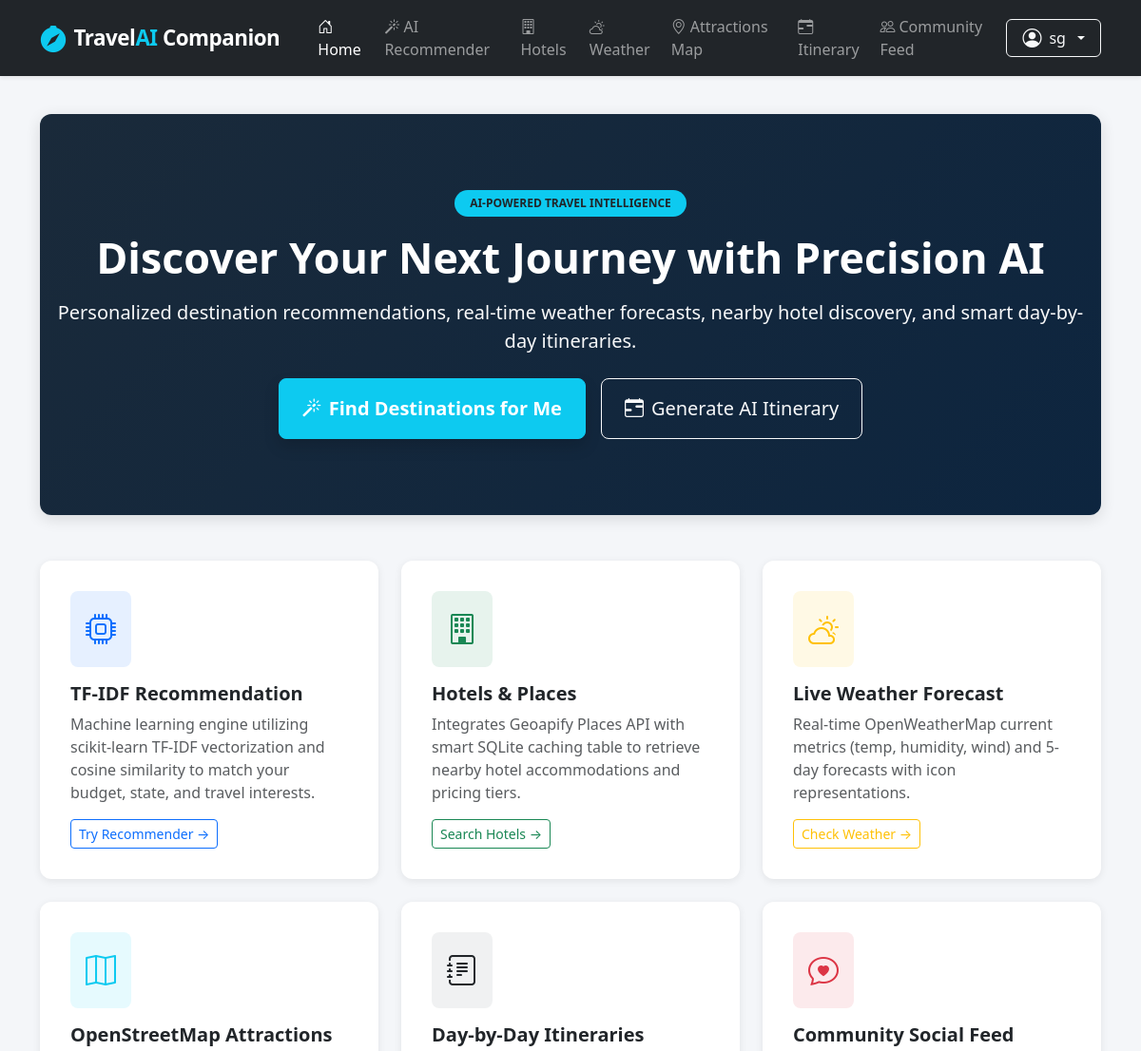
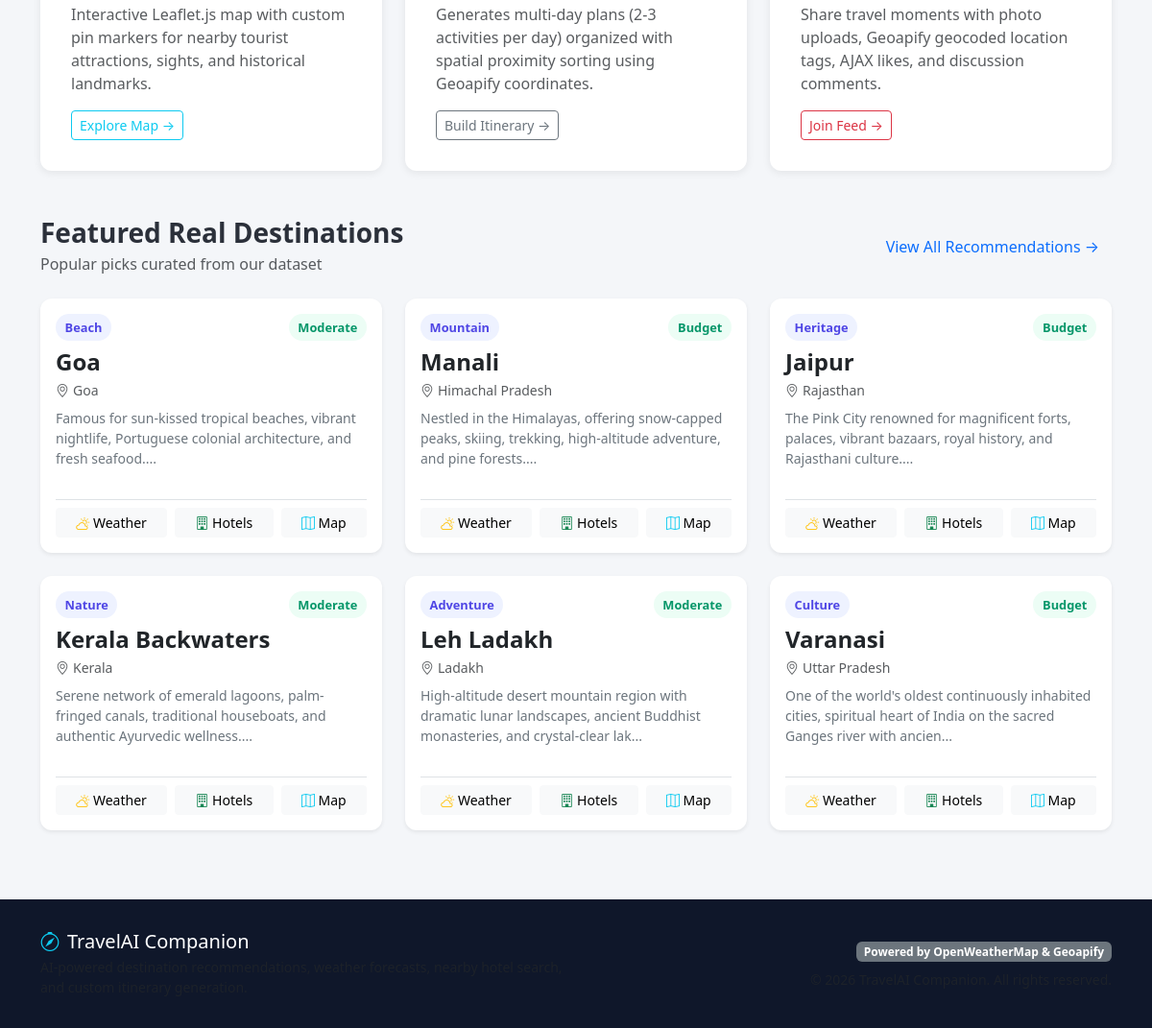
/ (signed in), run on the app's committed database (2 pictures, top to bottom).
### models.py (models this page shows, shortened)
class User(UserMixin, db.Model):
    __tablename__ = 'users'
    id = db.Column(db.Integer, primary_key=True)
    name = db.Column(db.String(100), nullable=False)
    email = db.Column(db.String(120), unique=True, nullable=False, index=True)
    password_hash = db.Column(db.String(256), nullable=False)
    profile_photo = db.Column(db.String(255), default='default_avatar.png')
    joined_date = db.Column(db.DateTime, default=datetime.utcnow)
    posts = db.relationship('Post', backref='author', lazy=True, cascade='all, delete-orphan')
    likes = db.relationship('Like', backref='user', lazy=True, cascade='all, delete-orphan')
    comments = db.relationship('Comment', backref='user', lazy=True, cascade='all, delete-orphan')

class Destination(db.Model):
    __tablename__ = 'destinations'
    id = db.Column(db.Integer, primary_key=True)
    name = db.Column(db.String(120), nullable=False, index=True)
    state = db.Column(db.String(100), nullable=False)
    category = db.Column(db.String(50), nullable=False)
    budget_level = db.Column(db.String(50), nullable=False)  # Budget, Moderate, Luxury
    description = db.Column(db.Text, nullable=False)
    tags = db.Column(db.String(255), nullable=True)
    cached_hotels = db.relationship('HotelsCache', backref='destination', lazy=True, cascade='all, delete-orphan')

### app.py (the view)
@app.route('/')
def index():
    featured_destinations = Destination.query.limit(6).all()
    recent_posts = Post.query.order_by(Post.created_at.desc()).limit(3).all()
    return render_template('index.html', destinations=featured_destinations, posts=recent_posts)

### app.py (called while the page is built)
@login_manager.user_loader
def load_user(user_id):
    return db.session.get(User, int(user_id))

### templates/index.html (shortened to what this page needs)
{% extends "base.html" %}
{% block content %}
<div class="container">
    <div class="hero-section text-center position-relative overflow-hidden mb-5">
        <div class="position-relative z-1 py-3">
            <span class="badge bg-info text-dark px-3 py-2 rounded-pill fw-bold text-uppercase mb-3">AI-Powered Travel Intelligence</span>
            <h1 class="hero-title mb-3">Discover Your Next Journey with Precision AI</h1>
            <p class="lead text-light max-w-700 mx-auto mb-4 opacity-90">
                Personalized destination recommendations, real-time weather forecasts, nearby hotel discovery, and smart day-by-day itineraries.
            </p>
            <div class="d-flex justify-content-center gap-3 flex-wrap">
                <a href="{{ url_for('recommendations') }}" class="btn btn-info btn-lg px-4 py-3 text-white fw-bold shadow">
                    <i class="bi bi-magic me-2"></i>Find Destinations for Me
                </a>
                <a href="{{ url_for('itinerary') }}" class="btn btn-outline-light btn-lg px-4 py-3">
                    <i class="bi bi-calendar-range me-2"></i>Generate AI Itinerary
                </a>
            </div>
        </div>
    </div>
    <div class="row g-4 mb-5">
        <div class="col-md-4">
            <div class="card card-hover h-100 p-3">
                <div class="card-body">
                    <div class="d-inline-flex align-items-center justify-content-center bg-primary bg-opacity-10 text-primary p-3 rounded-3 mb-3">
                        <i class="bi bi-cpu fs-2"></i>
                    </div>
                    <h5 class="card-title fw-bold">TF-IDF Recommendation</h5>
                    <p class="card-text text-muted">Machine learning engine utilizing scikit-learn TF-IDF vectorization and cosine similarity to match your budget, state, and travel interests.</p>
                    <a href="{{ url_for('recommendations') }}" class="btn btn-sm btn-outline-primary">Try Recommender &rarr;</a>
                </div>
            </div>
        </div>
        <div class="col-md-4">
            <div class="card card-hover h-100 p-3">
                <div class="card-body">
                    <div class="d-inline-flex align-items-center justify-content-center bg-success bg-opacity-10 text-success p-3 rounded-3 mb-3">
                        <i class="bi bi-building fs-2"></i>
                    </div>
                    <h5 class="card-title fw-bold">Hotels & Places</h5>
                    <p class="card-text text-muted">Integrates Geoapify Places API with smart SQLite caching table to retrieve nearby hotel accommodations and pricing tiers.</p>
                    <a href="{{ url_for('hotels') }}" class="btn btn-sm btn-outline-success">Search Hotels &rarr;</a>
                </div>
            </div>
        </div>
        <div class="col-md-4">
            <div class="card card-hover h-100 p-3">
                <div class="card-body">
                    <div class="d-inline-flex align-items-center justify-content-center bg-warning bg-opacity-10 text-warning p-3 rounded-3 mb-3">
                        <i class="bi bi-cloud-sun fs-2"></i>
                    </div>
                    <h5 class="card-title fw-bold">Live Weather Forecast</h5>
                    <p class="card-text text-muted">Real-time OpenWeatherMap current metrics (temp, humidity, wind) and 5-day forecasts with icon representations.</p>
                    <a href="{{ url_for('weather') }}" class="btn btn-sm btn-outline-warning">Check Weather &rarr;</a>
                </div>
            </div>
        </div>
        <div class="col-md-4">
            <div class="card card-hover h-100 p-3">
                <div class="card-body">
                    <div class="d-inline-flex align-items-center justify-content-center bg-info bg-opacity-10 text-info p-3 rounded-3 mb-3">
                        <i class="bi bi-map fs-2"></i>
                    </div>
                    <h5 class="card-title fw-bold">OpenStreetMap Attractions</h5>
                    <p class="card-text text-muted">Interactive Leaflet.js map with custom pin markers for nearby tourist attractions, sights, and historical landmarks.</p>
                    <a href="{{ url_for('attractions_map') }}" class="btn btn-sm btn-outline-info">Explore Map &rarr;</a>
                </div>
            </div>
        </div>
        <div class="col-md-4">
            <div class="card card-hover h-100 p-3">
                <div class="card-body">
                    <div class="d-inline-flex align-items-center justify-content-center bg-secondary bg-opacity-10 text-dark p-3 rounded-3 mb-3">
                        <i class="bi bi-journal-text fs-2"></i>
                    </div>
                    <h5 class="card-title fw-bold">Day-by-Day Itineraries</h5>
                    <p class="card-text text-muted">Generates multi-day plans (2-3 activities per day) organized with spatial proximity sorting using Geoapify coordinates.</p>
                    <a href="{{ url_for('itinerary') }}" class="btn btn-sm btn-outline-secondary">Build Itinerary &rarr;</a>
                </div>
            </div>
        </div>
        <div class="col-md-4">
            <div class="card card-hover h-100 p-3">
                <div class="card-body">
                    <div class="d-inline-flex align-items-center justify-content-center bg-danger bg-opacity-10 text-danger p-3 rounded-3 mb-3">
                        <i class="bi bi-chat-heart fs-2"></i>
                    </div>
                    <h5 class="card-title fw-bold">Community Social Feed</h5>
                    <p class="card-text text-muted">Share travel moments with photo uploads, Geoapify geocoded location tags, AJAX likes, and discussion comments.</p>
                    <a href="{{ url_for('community') }}" class="btn btn-sm btn-outline-danger">Join Feed &rarr;</a>
                </div>
            </div>
        </div>
    </div>
    <div class="d-flex justify-content-between align-items-center mb-4">
        <div>
            <h3 class="fw-bold mb-1">Featured Real Destinations</h3>
            <p class="text-muted mb-0">Popular picks curated from our dataset</p>
        </div>
        <a href="{{ url_for('recommendations') }}" class="btn btn-link text-decoration-none">View All Recommendations &rarr;</a>
    </div>
    <div class="row g-4 mb-5">
        {% for dest in destinations %}
        <div class="col-md-4">
            <div class="card h-100 shadow-sm border-0">
                <div class="card-body d-flex flex-column">
                    <div class="d-flex justify-content-between align-items-start mb-2">
                        <span class="badge-category">{{ dest.category }}</span>
                        <span class="badge-budget">{{ dest.budget_level }}</span>
                    </div>
                    <h4 class="card-title fw-bold mb-1">{{ dest.name }}</h4>
                    <p class="text-muted small mb-2"><i class="bi bi-geo-alt me-1"></i>{{ dest.state }}</p>
                    <p class="card-text flex-grow-1 text-secondary small">{{ dest.description[:120] }}...</p>
                    <div class="d-flex gap-2 mt-3 pt-2 border-top">
                        <a href="{{ url_for('weather', destination=dest.name) }}" class="btn btn-sm btn-light flex-fill" title="Weather">
                            <i class="bi bi-cloud-sun text-warning"></i> Weather
                        </a>
                        <a href="{{ url_for('hotels', destination=dest.name) }}" class="btn btn-sm btn-light flex-fill" title="Hotels">
                            <i class="bi bi-building text-success"></i> Hotels
                        </a>
                        <a href="{{ url_for('attractions_map', destination=dest.name) }}" class="btn btn-sm btn-light flex-fill" title="Map">
                            <i class="bi bi-map text-info"></i> Map
                        </a>
                    </div>
                </div>
            </div>
        </div>
        {% endfor %}
    </div>
</div>
{% endblock %}

### templates/base.html (shortened to what this page needs)
<!DOCTYPE html>
<html lang="en">
<head>
    <link href="https://cdn.jsdelivr.net/npm/bootstrap@5.3.2/dist/css/bootstrap.min.css" rel="stylesheet">
    <link href="https://cdn.jsdelivr.net/npm/bootstrap-icons@1.11.2/font/bootstrap-icons.min.css" rel="stylesheet">
    <link rel="stylesheet" href="https://unpkg.com/leaflet@1.9.4/dist/leaflet.css" />
    <link rel="stylesheet" href="{{ url_for('static', filename='css/custom.css') }}">
</head>
<body>
    <nav class="navbar navbar-expand-lg navbar-dark bg-dark sticky-top shadow-sm py-2">
        <div class="container">
            <a class="navbar-brand d-flex align-items-center gap-2" href="{{ url_for('index') }}">
                <i class="bi bi-compass-fill fs-3 text-info"></i>
                <span>Travel<span class="text-info">AI</span> Companion</span>
            </a>
            <div class="collapse navbar-collapse" id="navbarContent">
                <ul class="navbar-nav me-auto mb-2 mb-lg-0 ms-lg-3">
                    <li class="nav-item">
                        <a class="nav-link {% if request.endpoint == 'index' %}active{% endif %}" href="{{ url_for('index') }}">
                            <i class="bi bi-house-door me-1"></i>Home
                        </a>
                    </li>
                    <li class="nav-item">
                        <a class="nav-link {% if request.endpoint == 'recommendations' %}active{% endif %}" href="{{ url_for('recommendations') }}">
                            <i class="bi bi-magic me-1"></i>AI Recommender
                        </a>
                    </li>
                    <li class="nav-item">
                        <a class="nav-link {% if request.endpoint == 'hotels' %}active{% endif %}" href="{{ url_for('hotels') }}">
                            <i class="bi bi-building me-1"></i>Hotels
                        </a>
                    </li>
                    <li class="nav-item">
                        <a class="nav-link {% if request.endpoint == 'weather' %}active{% endif %}" href="{{ url_for('weather') }}">
                            <i class="bi bi-cloud-sun me-1"></i>Weather
                        </a>
                    </li>
                    <li class="nav-item">
                        <a class="nav-link {% if request.endpoint == 'attractions_map' %}active{% endif %}" href="{{ url_for('attractions_map') }}">
                            <i class="bi bi-geo-alt me-1"></i>Attractions Map
                        </a>
                    </li>
                    <li class="nav-item">
                        <a class="nav-link {% if request.endpoint == 'itinerary' %}active{% endif %}" href="{{ url_for('itinerary') }}">
                            <i class="bi bi-calendar-range me-1"></i>Itinerary
                        </a>
                    </li>
                    <li class="nav-item">
                        <a class="nav-link {% if request.endpoint == 'community' %}active{% endif %}" href="{{ url_for('community') }}">
                            <i class="bi bi-people me-1"></i>Community Feed
                        </a>
                    </li>
                </ul>
                <div class="d-flex align-items-center gap-2">
                    {% if current_user.is_authenticated %}
                        <div class="dropdown">
                            <button class="btn btn-outline-light dropdown-toggle d-flex align-items-center gap-2 py-1 px-3" type="button" data-bs-toggle="dropdown">
                                {% if current_user.profile_photo and current_user.profile_photo != 'default_avatar.png' %}
                                    <img src="{{ url_for('static', filename='uploads/' + current_user.profile_photo) }}" class="nav-avatar" alt="Avatar">
                                {% else %}
                                    <i class="bi bi-person-circle fs-5"></i>
                                {% endif %}
                                <span>{{ current_user.name }}</span>
                            </button>
                        </div>
                    {% else %}
                        <a href="{{ url_for('login') }}" class="btn btn-outline-light btn-sm px-3">Log In</a>
                        <a href="{{ url_for('register') }}" class="btn btn-info btn-sm px-3 text-white fw-semibold">Register</a>
                    {% endif %}
                </div>
            </div>
        </div>
    </nav>
    <main class="py-4 flex-grow-1">
        {% block content %}{% endblock %}
    </main>
    <footer class="footer mt-auto">
        <div class="container">
            <div class="row align-items-center gy-3">
                <div class="col-md-6 text-center text-md-start">
                    <h5 class="text-white mb-1"><i class="bi bi-compass text-info me-2"></i>TravelAI Companion</h5>
                    <p class="small text-muted mb-0">AI-powered destination recommendations, weather forecasts, nearby hotel search, and custom itinerary generation.</p>
                </div>
                <div class="col-md-6 text-center text-md-end">
                    <span class="badge bg-secondary mb-2">Powered by OpenWeatherMap & Geoapify</span>
                    <p class="small text-muted mb-0">&copy; 2026 TravelAI Companion. All rights reserved.</p>
                </div>
            </div>
        </div>
    </footer>
</body>
</html>

### static/css/custom.css (style rules this page uses)
:root { --primary-color: #0d6efd; --primary-dark: #0a58ca; --secondary-color: #0dcaf0; --accent-color: #ffc107; --dark-bg: #121824; --card-bg: #ffffff; --border-radius: 12px; --shadow-sm: 0 2px 8px rgba(0,0,0,0.08); --shadow-md: 0 4px 16px rgba(0,0,0,0.12); --shadow-hover: 0 8px 24px rgba(0,0,0,0.18); }
body { font-family: 'Segoe UI', system-ui, -apple-system, sans-serif; background-color: #f4f6f9; color: #2b303a; min-height: 100vh; display: flex; flex-direction: column; }
.navbar-brand { font-weight: 700; font-size: 1.4rem; letter-spacing: -0.5px; }
.navbar-brand i { color: var(--secondary-color); }
.hero-section { background: linear-gradient(135deg, #1a2a3a 0%, #0d253f 100%); color: white; padding: 4rem 1rem; border-radius: var(--border-radius); margin-bottom: 2rem; box-shadow: var(--shadow-md); }
.hero-title { font-size: 2.8rem; font-weight: 800; }
.card { border: none; border-radius: var(--border-radius); box-shadow: var(--shadow-sm); transition: transform 0.2s ease, box-shadow 0.2s ease; }
.badge-category { background-color: #eef2ff; color: #4f46e5; font-weight: 600; font-size: 0.8rem; padding: 0.35em 0.75em; border-radius: 20px; }
.badge-budget { background-color: #ecfdf5; color: #059669; font-weight: 600; font-size: 0.8rem; padding: 0.35em 0.75em; border-radius: 20px; }
.footer { margin-top: auto; background-color: #0f172a; color: #94a3b8; padding: 2rem 0; }

### data on the page
User: name "sg"
Destination: category "Beach", budget_level "Moderate", name "Goa", state "Goa", description "Famous for sun-kissed tropical beaches, vibrant nightlife, Portuguese colonial architecture, and fresh seafood."
Destination: category "Mountain", budget_level "Budget", name "Manali", state "Himachal Pradesh", description "Nestled in the Himalayas, offering snow-capped peaks, skiing, trekking, high-altitude adventure, and pine forests."
Destination: category "Heritage", budget_level "Budget", name "Jaipur", state "Rajasthan", description "The Pink City renowned for magnificent forts, palaces, vibrant bazaars, royal history, and Rajasthani culture."
Destination: category "Nature", budget_level "Moderate", name "Kerala Backwaters", state "Kerala", description "Serene network of emerald lagoons, palm-fringed canals, traditional houseboats, and authentic Ayurvedic wellness."
Destination: category "Adventure", budget_level "Moderate", name "Leh Ladakh", state "Ladakh", description "High-altitude desert mountain region with dramatic lunar landscapes, ancient Buddhist monasteries, and crystal-clear lak"
Destination: category "Culture", budget_level "Budget", name "Varanasi", state "Uttar Pradesh", description "One of the world's oldest continuously inhabited cities, spiritual heart of India on the sacred Ganges river with ancien"
